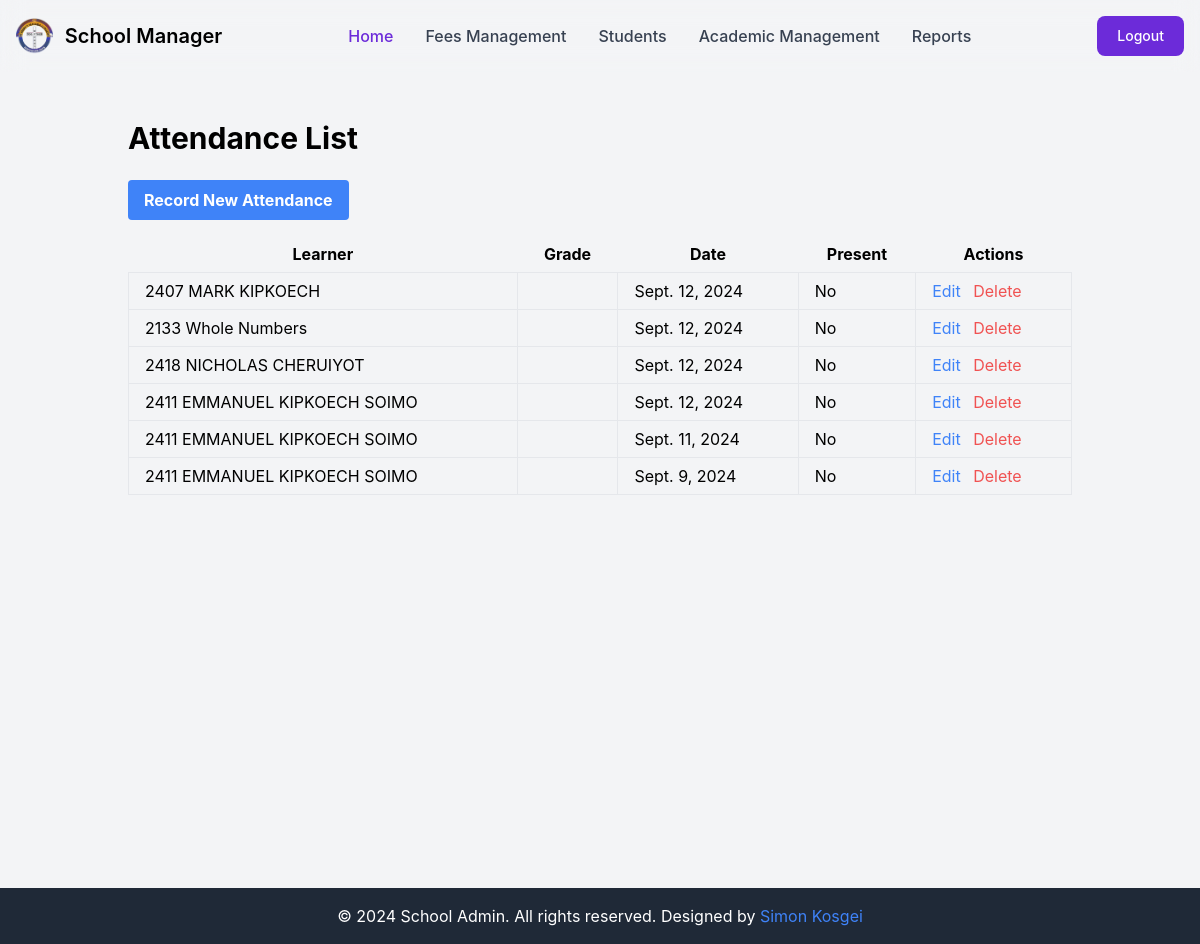
The app's page /control/attendance_list/ (signed in), older data.
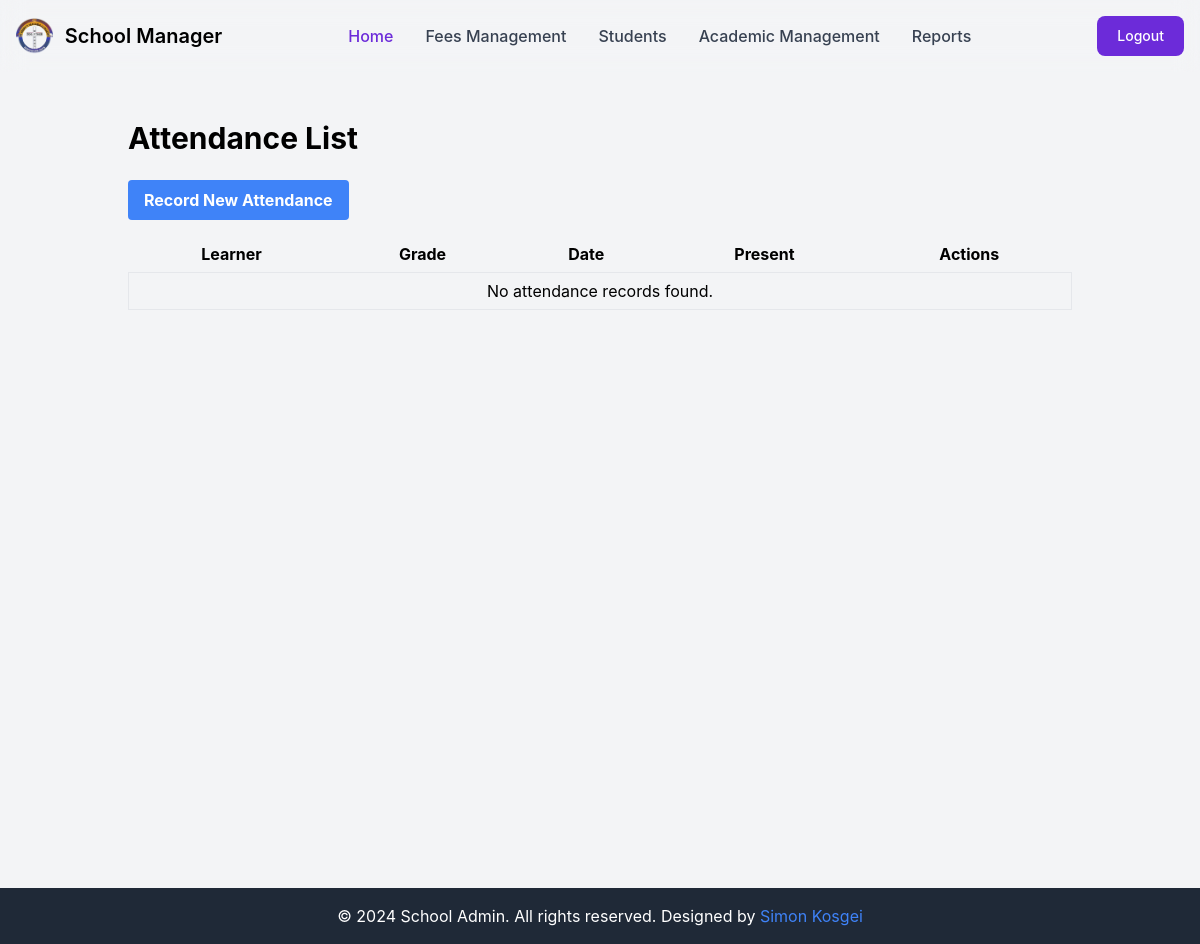
The same page, newer data.
### administrator/models.py (models this page shows, shortened)
class Attendance(models.Model):
    learner = models.ForeignKey(LearnerRegister, on_delete=models.CASCADE, related_name='admin_attendances')  # Changed related_name
    date = models.DateField()
    status = models.CharField(max_length=10, choices=[('present', 'Present'), ('absent', 'Absent'), ('late', 'Late')], default='present')
    class Meta:
        unique_together = ('learner', 'date')

### learners/models.py (models this page shows)
class LearnerRegister(models.Model):
    GENDER_CHOICES = [
        ('Male', 'Male'),
        ('Female', 'Female'),
    ]
    register_date = models.DateTimeField(auto_now_add=True)
    learner_id = models.IntegerField(unique=True)
    date_of_birth = models.DateField()
    name = models.CharField(max_length=100)
    grade = models.ForeignKey(Grade, on_delete=models.CASCADE, related_name='learners', default='1')
    gender = models.CharField(max_length=100, choices=GENDER_CHOICES)
    name_of_parent = models.CharField(max_length=100, default='Parent')
    parent_contact = models.CharField(max_length=100, default='Contact')
    fee_balance = models.DecimalField(max_digits=10, decimal_places=2, default=0)
    maize_balance = models.DecimalField(max_digits=10, decimal_places=2, default=0)
    beans_balance = models.DecimalField(max_digits=10, decimal_places=2, default=0)
    def __str__(self):
        return f"{self.learner_id} {self.name}"

### administrator/views.py (the view)
# urls.py: path('attendance_list/', attendance_list, name='attendance_list'),
@login_required
def attendance_list(request):
    attendances = Attendance.objects.all()
    return render(request, 'admin/attendance_list.html', {'attendances': attendances})

### templates/admin/attendance_list.html
{% extends 'admin/base.html' %}
{% load static %}
{% block content %}
<div class="container mx-auto px-4 py-8">
    <h1 class="text-3xl font-bold mb-6">Attendance List</h1>
    <a href="{% url 'manage_attendance' %}" class="bg-blue-500 hover:bg-blue-700 text-white font-bold py-2 px-4 rounded mb-4 inline-block">
        Record New Attendance
    </a>
    <table class="table-auto w-full">
        <thead>
            <tr>
                <th class="px-4 py-2">Learner</th>
                <th class="px-4 py-2">Grade</th>
                <th class="px-4 py-2">Date</th>
                <th class="px-4 py-2">Present</th>
                <th class="px-4 py-2">Actions</th>
            </tr>
        </thead>
        <tbody>
            {% for attendance in attendances %}
            <tr>
                <td class="border px-4 py-2">{{ attendance.learner }}</td>
                <td class="border px-4 py-2">{{ attendance.grade }}</td>
                <td class="border px-4 py-2">{{ attendance.date }}</td>
                <td class="border px-4 py-2">{{ attendance.is_present|yesno:"Yes,No" }}</td>
                <td class="border px-4 py-2">
                    <a href="{% url 'edit_attendance' attendance.id %}" class="text-blue-500 hover:text-blue-800">Edit</a>
                    <a href="{% url 'delete_attendance' attendance.id %}" class="text-red-500 hover:text-red-800 ml-2">Delete</a>
                </td>
            </tr>
            {% empty %}
            <tr>
                <td colspan="5" class="border px-4 py-2 text-center">No attendance records found.</td>
            </tr>
            {% endfor %}
        </tbody>
    </table>
</div>
{% endblock %}

### templates/admin/base.html (shortened to what this page needs)
{% load compress %}
{% load static %}
<!DOCTYPE html>
<html lang="en">
<head>
    <link rel="stylesheet" href="https://cdnjs.cloudflare.com/ajax/libs/animate.css/4.1.1/animate.min.css">
    {% compress css %}
    <link rel="stylesheet" href="{% static 'src/output.css' %}">
    {% endcompress %}
    <link href="https://cdn.jsdelivr.net/npm/simple-datatables@latest/dist/style.css" rel="stylesheet" type="text/css">
</head>
<body class="bg-gray-100 dark:bg-gray-900">
    <header class=" w-full border-gray-200 dark:bg-gray-900 sticky top-0 z-50">
        <nav class="py-4 backdrop-filter backdrop-blur-md sticky bg-opacity-40 z-50">
            <div class="flex flex-wrap items-center justify-between max-w-screen-xl px-4 mx-auto">
                <a href="{% url 'admin_dashboard' %}" class="flex items-center">
                    <img src="{% static 'src/img/masabaLogo.png' %}" class="h-6 mr-3 sm:h-9" alt="School Manager Logo" />
                    <span class="self-center text-xl font-semibold whitespace-nowrap dark:text-white">School Manager</span>
                </a>
                <div class="flex items-center lg:order-2">
                    {% if user.is_authenticated %}
                    <a href="{% url 'logout' %}" class="text-white bg-purple-700 hover:bg-purple-800 focus:ring-4 focus:ring-purple-300 font-medium rounded-lg text-sm px-4 lg:px-5 py-2 lg:py-2.5 sm:mr-2 lg:mr-0 dark:bg-purple-600 dark:hover:bg-purple-700 focus:outline-none dark:focus:ring-purple-800">Logout</a>
                    {% else %}
                    <a href="{% url 'login' %}" class="text-white bg-purple-700 hover:bg-purple-800 focus:ring-4 focus:ring-purple-300 font-medium rounded-lg text-sm px-4 lg:px-5 py-2 lg:py-2.5 sm:mr-2 lg:mr-0 dark:bg-purple-600 dark:hover:bg-purple-700 focus:outline-none dark:focus:ring-purple-800">Sign In</a>
                    {% endif %}
                </div>
                <div class="items-center justify-between hidden w-full lg:flex lg:w-auto lg:order-1" id="mobile-menu-2">
                    <ul class="flex flex-col mt-4 font-medium lg:flex-row lg:space-x-8 lg:mt-0">
                        <li>
                            <a href="{% url 'admin_dashboard' %}" class="block py-2 pl-3 pr-4 text-white bg-purple-700 rounded lg:bg-transparent lg:text-purple-700 lg:p-0 dark:text-white" aria-current="page">Home</a>
                        </li>
                        <li>
                            <a href="{% url 'fees_management' %}" class="block py-2 pl-3 pr-4 text-gray-700 border-b border-gray-100 hover:bg-gray-50 lg:hover:bg-transparent lg:border-0 lg:hover:text-purple-700 lg:p-0 dark:text-gray-400 lg:dark:hover:text-white dark:hover:bg-gray-700 dark:hover:text-white lg:dark:hover:bg-transparent dark:border-gray-700">Fees Management</a>
                        </li>
                        <li>
                            <a href="{% url 'student_management' %}" class="block py-2 pl-3 pr-4 text-gray-700 border-b border-gray-100 hover:bg-gray-50 lg:hover:bg-transparent lg:border-0 lg:hover:text-purple-700 lg:p-0 dark:text-gray-400 lg:dark:hover:text-white dark:hover:bg-gray-700 dark:hover:text-white lg:dark:hover:bg-transparent dark:border-gray-700">Students</a>
                        </li>
                        <li>
                            <a href="{% url 'academic_management' %}" class="block py-2 pl-3 pr-4 text-gray-700 border-b border-gray-100 hover:bg-gray-50 lg:hover:bg-transparent lg:border-0 lg:hover:text-purple-700 lg:p-0 dark:text-gray-400 lg:dark:hover:text-white dark:hover:bg-gray-700 dark:hover:text-white lg:dark:hover:bg-transparent dark:border-gray-700">Academic Management</a>
                        </li>
                        <li>
                            <a href="{% url 'report_options' %}" class="block py-2 pl-3 pr-4 text-gray-700 border-b border-gray-100 hover:bg-gray-50 lg:hover:bg-transparent lg:border-0 lg:hover:text-purple-700 lg:p-0 dark:text-gray-400 lg:dark:hover:text-white dark:hover:bg-gray-700 dark:hover:text-white lg:dark:hover:bg-transparent dark:border-gray-700">Reports</a>
                        </li>
                    </ul>
                </div>
            </div>
        </nav>
    </header>
    <div class="container mx-auto mt-4 flex flex-col min-h-screen">
        {% block content %}
        {% endblock content %}
    </div>
    <footer>
        {% include 'admin/partials/footer.html' %}
    </footer>
</body>
</html>

### templates/admin/partials/footer.html (shortened to what this page needs)
<footer class="bg-gray-800 text-white text-center py-4">
    <p>&copy; <span id="copyright"></span> School Admin. All rights reserved. Designed by <a href="https://github.com/simlexx-k" target="_blank" class="text-blue-500 hover:text-blue-300">Simon Kosgei</a></p>
</footer>

Row changes from the older to the newer data that the page shows:
removed Attendance: learner "2407 MARK KIPKOECH", date "Sept. 12, 2024", is_present "No"
removed Attendance: learner "2133 Whole Numbers", date "Sept. 12, 2024", is_present "No"
removed Attendance: learner "2418 NICHOLAS CHERUIYOT", date "Sept. 12, 2024", is_present "No"
removed Attendance: learner "2411 EMMANUEL KIPKOECH SOIMO", date "Sept. 12, 2024", is_present "No"
removed Attendance: learner "2411 EMMANUEL KIPKOECH SOIMO", date "Sept. 11, 2024", is_present "No"
removed Attendance: learner "2411 EMMANUEL KIPKOECH SOIMO", date "Sept. 9, 2024", is_present "No"
Text that changed along with them:
text now shown: "No attendance records found."
